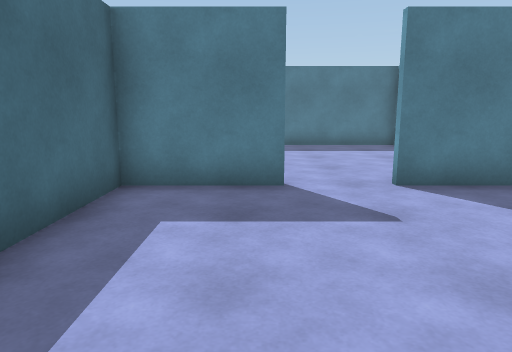
[1] (above)

12 first-person views from a walk through a scene from a Unity 3-D project. The camera is 1.3 m above the floor, tilts 10° down and sees 70° across. Doors are open. The floor is counted in squares, 1 m on a side. Each view is taken from the middle of a square. On the plan, view 1 faces up. The plan holds only what a view shows up to about 15 squares ahead; the rest is blank. The player character is not drawn.

[2]
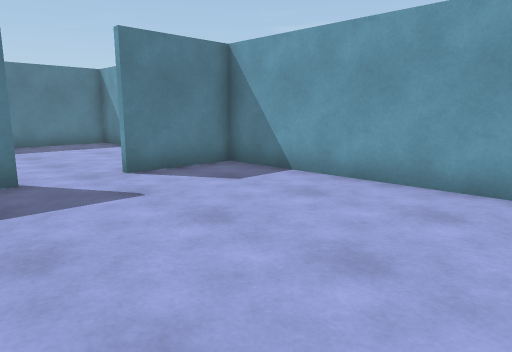

[3]
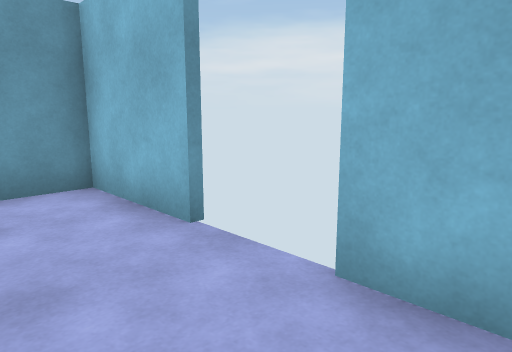

[4]
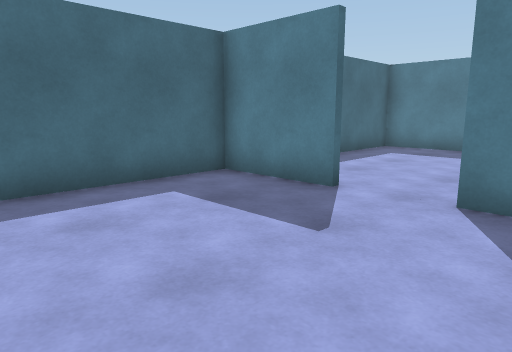

[5]
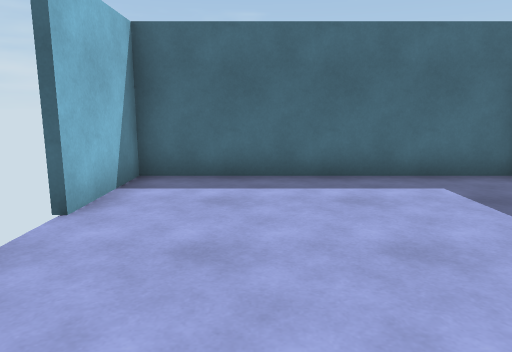

[6]
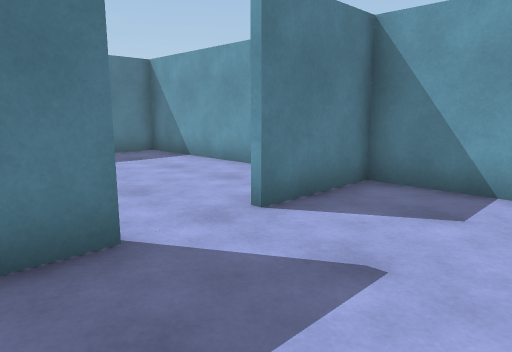

[7]
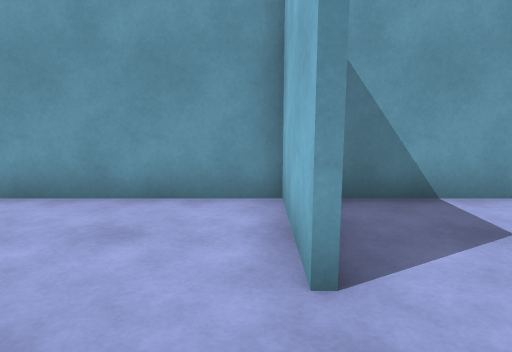

[8]
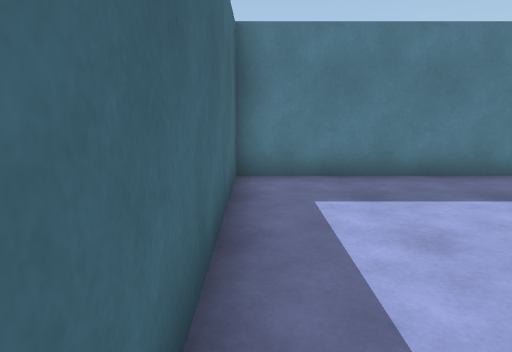

[9]
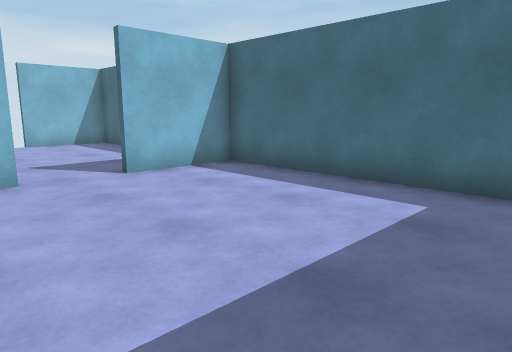

[10]
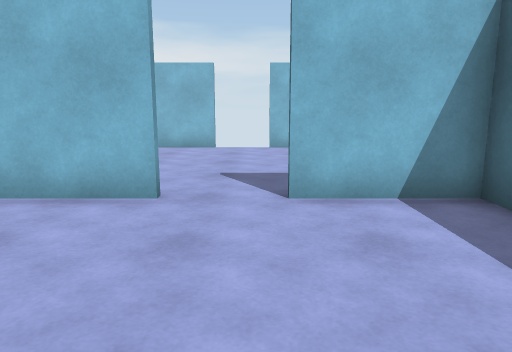

[11]
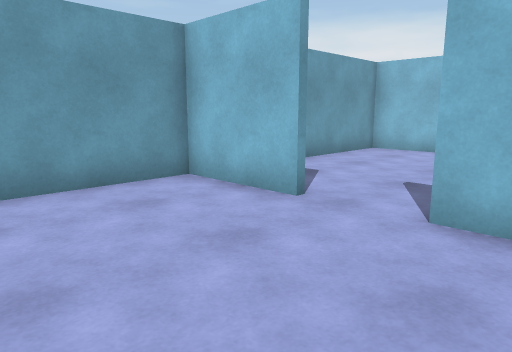

[12]
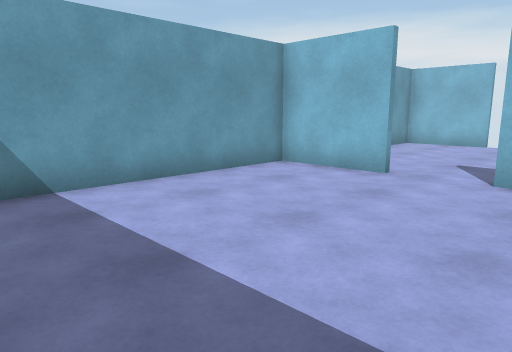

### Floor plan
Points are (right, up) in squares from view 1. A wall is a line through its corners. A room is listed if a view was taken in it or the views show most of it. See-through windows are left out.
Room 1 (views 1, 2, 3, 4, 5, 6)
walls: (2.4, -1.4) (5.4, -1.4) (5.4, 6); (0.6, 6.4) (-2.5, 6.4); (-2.4, 6) (-2.4, -1.4) (0.5, -1.4); (5.5, 6.4) (2.5, 6.4)
ways out: open door at (1.5, 6.5) to room 2; open door at (1.5, -1.5)
Room 2 (views 7, 8, 9, 10, 11, 12)
walls: (2.4, 6.6) (5.5, 6.6); (-2.5, 6.6) (0.5, 6.6); (5.4, 6) (5.4, 14.4) (-2.4, 14.4) (-2.4, 6)
ways out: open door at (1.5, 6.5) to room 1

Where each view was taken, in squares from view 1:
view 1: 0 up, 0 right, facing up
view 2: 1 down, 1 left, facing up-right
view 3: 1 up, 1 left, facing down-right
view 4: 1 up, 4 right, facing up-left
view 5: 1 up, 5 right, facing left
view 6: 3 up, 1 left, facing up-right
view 7: 7 up, 0 right, facing right
view 8: 7 up, 2 left, facing up
view 9: 14 up, 4 right, facing down-left
view 10: 12 up, 1 right, facing down
view 11: 11 up, 1 left, facing down-right
view 12: 14 up, 1 left, facing down-right
